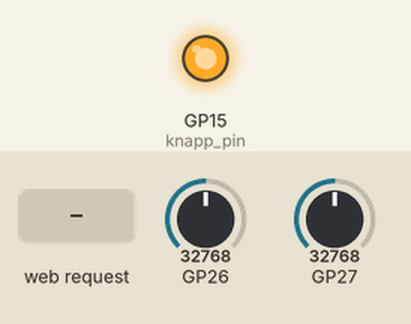
Simulated run of this program. Board: Raspberry Pi Pico running MicroPython. On the bench: output pins drawn as LEDs (lit = HIGH). The inputs (shaded band) are chosen by the test bench; at power-on: GP26 = 32768, GP27 = 32768 (analog values on the 0–65535 scale). WiFi joins after 1.5 s; the clock reads 2024-03-15 10:24:30 at power-on unless the program sets it; what the program prints to the serial console is not drawn.

Above: at 3.2 s.
3.3 s: HTTP request GET /feed received
At 3.7 s:
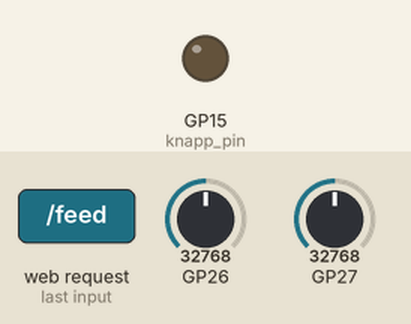
Timing chart, 0 to 6.3 s (numbered marks = the images above; inputs shaded):
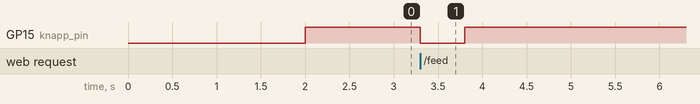

The program:

main.py
```python
# MicroPython – Kattemater m/2 sensorer, dagsteller, SVG-status
# Linjelengde <= 80

import network
import socket
import time
import machine

# --- Konfig ---
WIFI_SSID = 'f5-nest'
WIFI_PASS = 'mnbvcxz1'
PORT = 80

# --- Hjelp: tid uten strftime ---
def now_str():
    t = time.localtime()
    y, m, d, H, M, S = t[0], t[1], t[2], t[3], t[4], t[5]
    return "%04d-%02d-%02d %02d:%02d:%02d" % (y, m, d, H, M, S)

def today_str():
    t = time.localtime()
    return "%04d-%02d-%02d" % (t[0], t[1], t[2])

# --- SVG-status ---
def svg_status(voltage):
    if voltage < .3:
        color = "green"
    elif voltage < .6:
        color = "yellow"
    else:
        color = "red"
    return (f"<svg width='20' height='20'>"
            f"<circle cx='10' cy='10' r='8' fill='{color}'/>"
            f"</svg>")

# --- Klasse ---
class Kattemater:
    def __init__(self, knapp_pin, adc_pin1, adc_pin2,
                 thr_mid_v=0.66, hyst_v=0.03, press_s=0.5):
        self.knapp = machine.Pin(knapp_pin, machine.Pin.OUT)
        self.adc1 = machine.ADC(adc_pin1)
        self.adc2 = machine.ADC(adc_pin2)
        self.conv = 3.3 / 65535
        self.logg = []
        self.knapp.value(1)
        self.thr_mid_v = thr_mid_v
        self.hyst_v = hyst_v
        self.state = None
        self.press_s = press_s
        self.teller = 0
        self.dato = today_str()

    def _adc_avg(self, adc, n=16):
        s = 0
        for _ in range(n):
            s += adc.read_u16()
        raw = s // n
        v = raw * self.conv
        return raw, v

    def les_sensorer(self):
        return self._adc_avg(self.adc1), self._adc_avg(self.adc2)

    def nivaa(self):
        _, v = self._adc_avg(self.adc1)
        low_t = self.thr_mid_v - self.hyst_v
        high_t = self.thr_mid_v + self.hyst_v
        if self.state is None:
            self.state = "mer_enn_halv" if v < self.thr_mid_v \
                         else "mindre_enn_halv"
        else:
            if self.state == "mer_enn_halv" and v > high_t:
                self.state = "mindre_enn_halv"
            elif self.state == "mindre_enn_halv" and v < low_t:
                self.state = "mer_enn_halv"
        txt = "Mer enn halvfull" if self.state == "mer_enn_halv" \
              else "Mindre enn halvfull"
        return v, txt

    def mate(self, varighet=None):
        if today_str() != self.dato:
            self.teller = 0
            self.dato = today_str()
        dur = self.press_s if varighet is None else varighet
        self.knapp.value(0)
        time.sleep(dur)
        self.knapp.value(1)
        self.teller += 1
        ts = now_str()
        self.logg.insert(0, f"{ts} - matet i {dur:.2f}s "
                            f"(nr {self.teller} i dag)")
        self.logg = self.logg[:30]

    def to_html(self):
        (raw1, v1), (raw2, v2) = self.les_sensorer()
        _, niv_txt = self.nivaa()
        log_items = "".join(f"<li>{e}</li>" for e in self.logg)
        html = []
        html.append("<!DOCTYPE html>")
        html.append("<html><head><meta charset='utf-8'>")
        html.append("<title>Kattemater</title></head><body>")
        html.append("<h1>Kattemater</h1>")
        html.append(f"<p>Sensor1: raw={raw1}, volt={v1:.2f} V</p>")
        html.append(f"<p>Sensor2: raw={raw2}, volt={v2:.2f} V</p>")
        html.append(f"<p>Nivå: <b>{niv_txt}</b> {svg_status(v2)}</p>")
        html.append(f"<p>Matinger i dag: {self.teller}</p>")
        html.append("<form method='POST'>")
        html.append("<button type='submit'>Mat Kisse</button>")
        html.append("</form>")
        html.append("<p>Quick link: <a href='/feed'>/feed</a></p>")
        html.append("<h2>Logg (seneste først)</h2><ul>")
        html.append(log_items or "<li>(ingen hendelser ennå)</li>")
        html.append("</ul></body></html>")
        return "\r\n".join(html)

# --- Wi-Fi ---
wlan = network.WLAN(network.STA_IF)
wlan.active(True)
wlan.connect(WIFI_SSID, WIFI_PASS)
while not wlan.isconnected():
    print("Kobler til Wi-Fi...")
    time.sleep(1)
print("Tilkoblet!", wlan.ifconfig())

# --- Server ---
mater = Kattemater(knapp_pin=15, adc_pin1=26, adc_pin2=27,
                   thr_mid_v=0.66, hyst_v=0.03)

addr = socket.getaddrinfo('0.0.0.0', PORT)[0][-1]
srv = socket.socket()
srv.setsockopt(socket.SOL_SOCKET, socket.SO_REUSEADDR, 1)
srv.bind(addr)
srv.listen(1)
print("Server på", addr)

while True:
    try:
        cl, a = srv.accept()
        req = cl.recv(1024).decode('utf-8', 'ignore')
        first = req.split("\r\n", 1)[0] if req else ""
        do_feed = ("POST " in first) or ("GET /feed" in first)
        if do_feed:
            mater.mate()
            print("Mating:", now_str())
        body = mater.to_html()
        resp = []
        resp.append("HTTP/1.1 200 OK")
        resp.append("Content-Type: text/html; charset=utf-8")
        resp.append("Connection: close")
        resp.append("")
        resp.append(body)
        cl.send("\r\n".join(resp))
        cl.close()
    except Exception as e:
        print("Feil:", e)
        time.sleep(0.5)
```

Measured:
- after the input at 3.3 s, GP15 (knapp_pin): HIGH → LOW at once, → HIGH 0.50 s later
